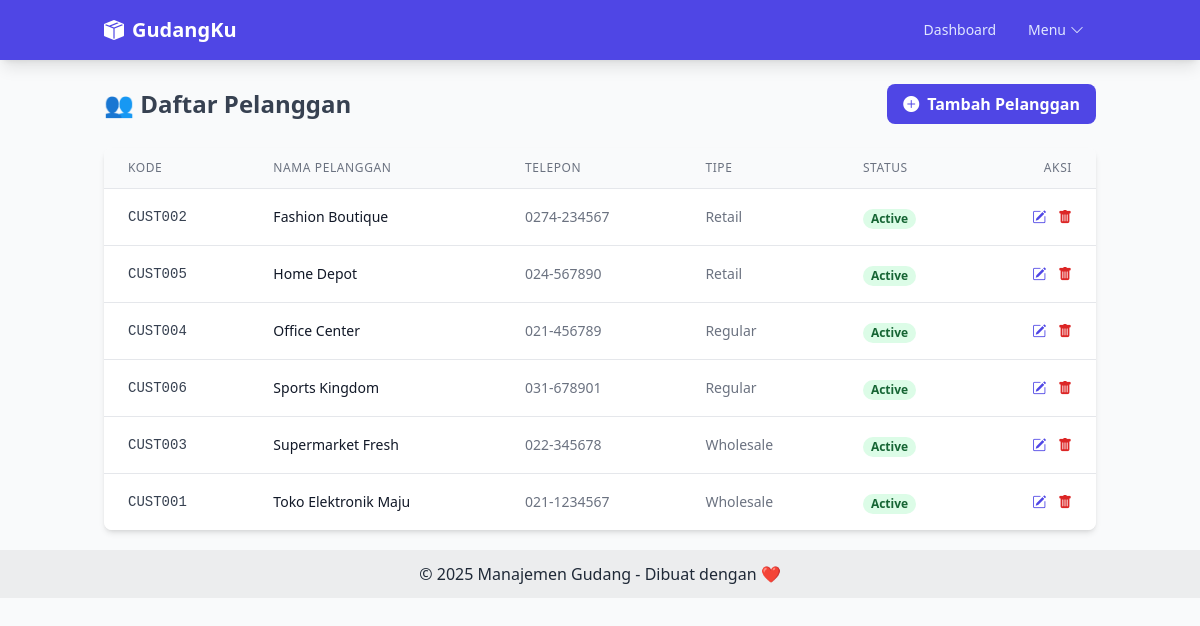
The page /customers.php on the database its author committed.
### tables this page shows
CREATE TABLE `customers` (
  `id` int(11) NOT NULL,
  `customer_code` varchar(20) NOT NULL,
  `name` varchar(150) NOT NULL,
  `email` varchar(100) DEFAULT NULL,
  `phone` varchar(20) DEFAULT NULL,
  `address` text DEFAULT NULL,
  `city` varchar(50) DEFAULT NULL,
  `postal_code` varchar(10) DEFAULT NULL,
  `customer_type` enum('regular','wholesale','retail') DEFAULT 'regular',
  `credit_limit` decimal(12,2) DEFAULT 0.00,
  `status` enum('active','inactive') DEFAULT 'active',
  `created_at` timestamp NOT NULL DEFAULT current_timestamp(),
  `updated_at` timestamp NOT NULL DEFAULT current_timestamp() ON UPDATE current_timestamp()
);

### customers.php (the view, shortened to what this page needs)
<?php include 'includes/header.php'; ?>
<div class="flex justify-between items-center mb-6">
    <h1 class="text-2xl font-bold text-gray-700">👥 Daftar Pelanggan</h1>
    <a href="customer_form.php" class="bg-indigo-600 hover:bg-indigo-700 text-white font-bold py-2 px-4 rounded-lg flex items-center transition duration-300">
        <i class="bi bi-plus-circle-fill mr-2"></i> Tambah Pelanggan
    </a>
</div>
<div class="bg-white shadow-md rounded-lg overflow-hidden">
    <div class="overflow-x-auto">
        <table class="min-w-full divide-y divide-gray-200">
            <thead class="bg-gray-50">
                <tr>
                    <th class="px-6 py-3 text-left text-xs font-medium text-gray-500 uppercase tracking-wider">Kode</th>
                    <th class="px-6 py-3 text-left text-xs font-medium text-gray-500 uppercase tracking-wider">Nama Pelanggan</th>
                    <th class="px-6 py-3 text-left text-xs font-medium text-gray-500 uppercase tracking-wider">Telepon</th>
                    <th class="px-6 py-3 text-left text-xs font-medium text-gray-500 uppercase tracking-wider">Tipe</th>
                    <th class="px-6 py-3 text-left text-xs font-medium text-gray-500 uppercase tracking-wider">Status</th>
                    <th class="px-6 py-3 text-right text-xs font-medium text-gray-500 uppercase tracking-wider">Aksi</th>
                </tr>
            </thead>
            <tbody class="bg-white divide-y divide-gray-200">
                <?php
                $result = $mysqli->query("SELECT id, customer_code, name, phone, customer_type, status FROM customers ORDER BY name ASC");
                if ($result->num_rows > 0) :
                    while ($row = $result->fetch_assoc()) : ?>
                        <tr class="hover:bg-gray-50">
                            <td class="px-6 py-4 whitespace-nowrap text-sm font-mono text-gray-700"><?php echo htmlspecialchars($row['customer_code']); ?></td>
                            <td class="px-6 py-4 whitespace-nowrap text-sm font-medium text-gray-900"><?php echo htmlspecialchars($row['name']); ?></td>
                            <td class="px-6 py-4 whitespace-nowrap text-sm text-gray-500"><?php echo htmlspecialchars($row['phone']); ?></td>
                            <td class="px-6 py-4 whitespace-nowrap text-sm text-gray-500"><?php echo ucfirst(htmlspecialchars($row['customer_type'])); ?></td>
                            <td class="px-6 py-4 whitespace-nowrap">
                                <?php
                                $status = $row['status'];
                                $badge_class = ($status == 'active') ? 'bg-green-100 text-green-800' : 'bg-gray-100 text-gray-800';
                                echo '<span class="px-2 inline-flex text-xs leading-5 font-semibold rounded-full ' . $badge_class . '">' . ucfirst($status) . '</span>';
                                ?>
                            </td>
                            <td class="px-6 py-4 whitespace-nowrap text-right text-sm font-medium space-x-2">
                                <a href="customer_form.php?id=<?php echo $row['id']; ?>" class="text-indigo-600 hover:text-indigo-900" title="Edit"><i class="bi bi-pencil-square"></i></a>
                                <a href="customer_delete.php?id=<?php echo $row['id']; ?>" class="text-red-600 hover:text-red-900" title="Hapus" onclick="return confirm('Yakin ingin menghapus pelanggan ini?');"><i class="bi bi-trash-fill"></i></a>
                            </td>
                        </tr>
                <?php endwhile; else: ?>
                    <tr>
                        <td colspan="6" class="text-center py-4 text-gray-500">Belum ada data pelanggan.</td>
                    </tr>
                <?php endif; ?>
            </tbody>
        </table>
    </div>
</div>
<?php include 'includes/footer.php'; ?>

### rows shown on the page
customers: customer_code "CUST002", name "Fashion Boutique", phone "0274-234567", customer_type "Retail", status "Active"
customers: customer_code "CUST005", name "Home Depot", phone "024-567890", customer_type "Retail", status "Active"
customers: customer_code "CUST004", name "Office Center", phone "021-456789", customer_type "Regular", status "Active"
customers: customer_code "CUST006", name "Sports Kingdom", phone "031-678901", customer_type "Regular", status "Active"
customers: customer_code "CUST003", name "Supermarket Fresh", phone "022-345678", customer_type "Wholesale", status "Active"
customers: customer_code "CUST001", name "Toko Elektronik Maju", phone "021-1234567", customer_type "Wholesale", status "Active"
